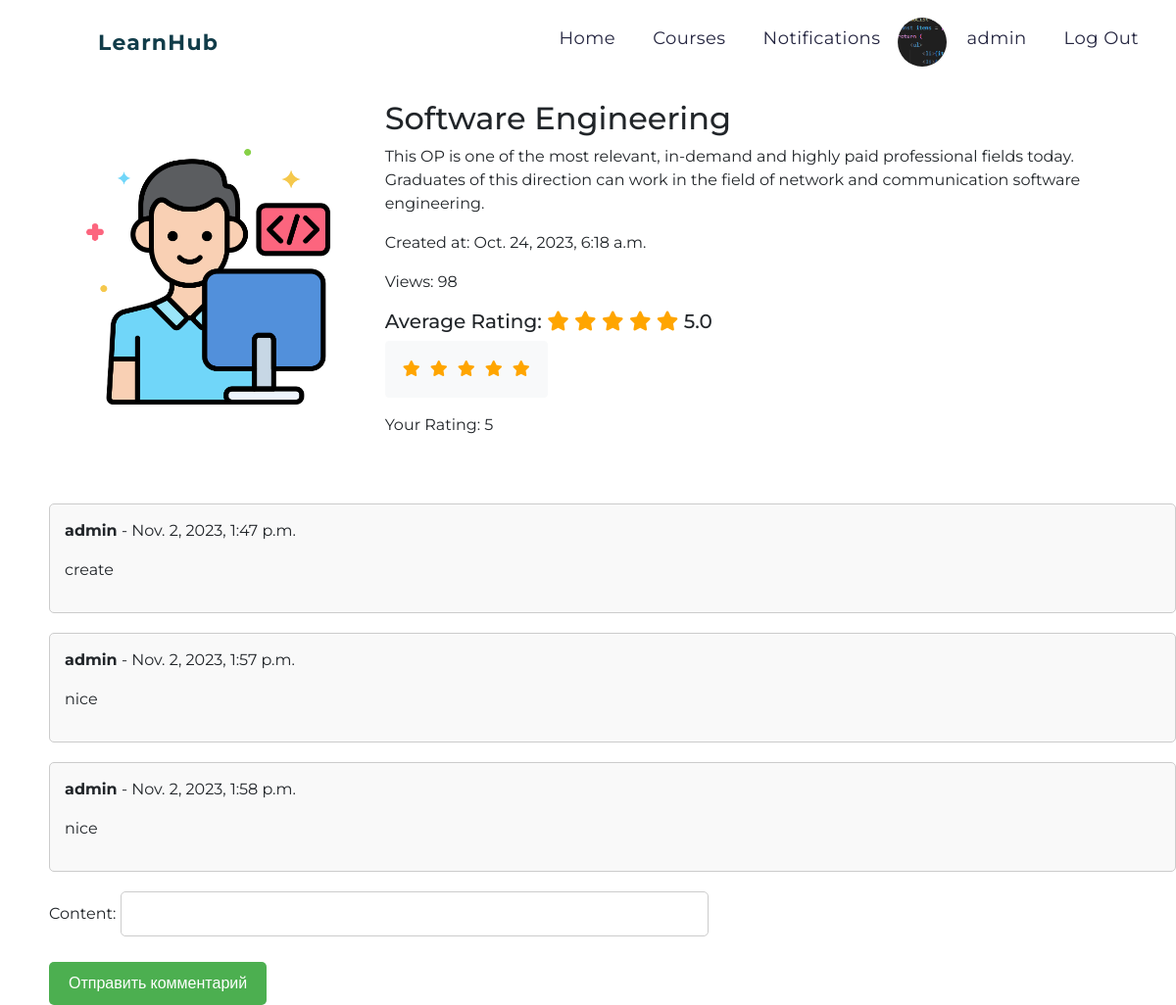
Page /project/1/ (signed in) on the committed database.
### user/models.py (models this page shows)
class Profile(models.Model):
	bio = models.CharField(max_length=255, blank=True, default='', null=False)
	owner = models.OneToOneField(User, null=True, on_delete=models.CASCADE)
	image = models.ImageField(upload_to='images/', max_length=1000, null=True)
	resume = models.FileField(upload_to='files/', max_length=1000, null=True)

### project/models.py (models this page shows, shortened)
class Blog(models.Model):
    title = models.CharField(null=False, max_length=255)
    description = models.TextField(null=False, blank=True, default='')
    image = models.ImageField(upload_to='images')
    created_at = models.DateTimeField(auto_now_add=True)
    updated_at = models.DateTimeField(auto_now=True)
    views = models.PositiveIntegerField(default=0)
    owner = models.ForeignKey(User, on_delete=models.CASCADE, null=False)
    def average_rating(self):
        ratings = Rating.objects.filter(blog=self)
        average = ratings.aggregate(Avg('rating'))['rating__avg']
        return average or 0
    def increment_views(self):
        self.views += 1
        self.save()
    class Meta:
        verbose_name = 'Blog'
        verbose_name_plural = 'Blogs'

class Rating(models.Model):
    user = models.ForeignKey(User, on_delete=models.CASCADE)
    blog = models.ForeignKey(Blog, on_delete=models.CASCADE)
    rating = models.PositiveIntegerField(default=0)

class Comment(models.Model):
    user = models.ForeignKey(User, on_delete=models.CASCADE)
    blog = models.ForeignKey(Blog, on_delete=models.CASCADE)
    parent_comment = models.ForeignKey('self', null=True, blank=True, on_delete=models.CASCADE)
    active = models.BooleanField(default=True)
    content = models.CharField(null=False, max_length=255)
    created_at = models.DateTimeField(auto_now_add=True)

### project/views.py (the view)
# urls.py: path('project/<int:pk>/', views.course_details, name='course_details'),
def course_details(request, pk):
    blogs = Blog.objects.get(pk=pk)
    blogs.increment_views()
    average_rating = blogs.average_rating()
    user_rating = None
    comments = Comment.objects.filter(blog=blogs, active=True, parent_comment=None)
    if request.user.is_authenticated:
        user_rating = Rating.objects.filter(blog=blogs, user=request.user).first()
    if request.method == 'POST':
        comment_form = CommentForm(request.POST)
        if comment_form.is_valid():
            new_comment = comment_form.save(commit=False)
            new_comment.user = request.user
            new_comment.blog = blogs
            new_comment.save()
            comment_form = CommentForm()
            return redirect('course_details', pk=pk)  # Очистить форму после успешного сохранения комментария
    else:
        comment_form = CommentForm()
    return render(request, 'project/course_details.html', {'blogs': blogs, 'average_rating': average_rating, 'user_rating': user_rating, 'comment_form': comment_form,'comments': comments})

### project/forms.py
class CommentForm(forms.ModelForm):
    class Meta:
        model = Comment
        fields = ['content',]

### project/templates/project/course_details.html (shortened to what this page needs)
{% extends 'base.html' %}
{% load static %}
{% block head%}
<link rel="stylesheet" href="https://cdn.jsdelivr.net/npm/bootstrap@4.0.0/dist/css/bootstrap.min.css">
<link rel="stylesheet" href="https://cdnjs.cloudflare.com/ajax/libs/font-awesome/6.0.0/css/all.min.css">
{% endblock%}
{% block content %}
<div style="margin-left: 50px;">
    <div class="container-1" style="padding: 2em;">
        <div class="blog-content">
            <div class="blog-image">
                <img src="{{ blogs.image.url }}" alt="{{ blogs.title }}">
            </div>
            <div class="blog-details">
                <h2 class="blog-title">{{ blogs.title }}</h2>
                <p class="blog-description">{{ blogs.description }}</p>
                <p>Created at: {{ blogs.created_at }}</p>
                <p>Views: {{ blogs.views }}</p>
                <h5 class="rating-title">Average Rating:
                    <span id="star1" class="fa fa-star {% if average_rating >= 0.5 %} checked {% endif %}"></span>
                    <span id="star2" class="fa fa-star {% if average_rating >= 1.5 %} checked {% endif %}"></span>
                    <span id="star3" class="fa fa-star {% if average_rating >= 2.5 %} checked {% endif %}"></span>
                    <span id="star4" class="fa fa-star {% if average_rating >= 3.5 %} checked {% endif %}"></span>
                    <span id="star5" class="fa fa-star {% if average_rating >= 4.5 %} checked {% endif %}"></span>
                    <span>{{ average_rating }}</span>
                </h5>
                <ul class="btn btn-light list-inline rating-list">
                    <li onmouseover="highlightStars(1)" onmouseout="resetStars('{{ user_rating.rating }}')" onclick="rate(1, '{{ blogs.id }}')">
                        <i id="fa-star" class="fa fa-star {% if user_rating and user_rating.rating > 0 %} checked {% endif %}" title="Rate 1"></i>
                    </li>
                    <li onmouseover="highlightStars(2)" onmouseout="resetStars('{{ user_rating.rating }}')" onclick="rate(2, '{{ blogs.id }}')">
                        <i id="fa-star" class="fa fa-star {% if user_rating and user_rating.rating > 1 %} checked {% endif %}" title="Rate 2"></i>
                    </li>
                    <li onmouseover="highlightStars(3)" onmouseout="resetStars('{{ user_rating.rating }}')" onclick="rate(3, '{{ blogs.id }}')">
                        <i  id="fa-star" class="fa fa-star {% if user_rating and user_rating.rating > 2 %} checked {% endif %}" title="Rate 3"></i>
                    </li>
                    <li onmouseover="highlightStars(4)" onmouseout="resetStars('{{ user_rating.rating }}')" onclick="rate(4, '{{ blogs.id }}')">
                        <i id="fa-star" class="fa fa-star {% if user_rating and user_rating.rating > 3 %} checked {% endif %}" title="Rate 4"></i>
                    </li>
                    <li onmouseover="highlightStars(5)" onmouseout="resetStars('{{ user_rating.rating }}')" onclick="rate(5, '{{ blogs.id }}')">
                        <i id="fa-star" class="fa fa-star {% if user_rating and user_rating.rating > 4 %} checked {% endif %}" title="Rate 5"></i>
                    </li>
                </ul>
                {% if user_rating %}
                    <p>Your Rating: {{ user_rating.rating }}</p>
                {% endif %}
            </div>
        </div>
    </div>
    <div class="comments">
        {% for comment in comments %}
            <div class="comment">
                <p><strong>{{ comment.user.username }}</strong> - {{ comment.created_at }}</p>
                <p>{{ comment.content }}</p>
            </div>
        {% empty %}
            <p>No comments yet.</p>
        {% endfor %}
    </div>
    <form method="post" class="comment-form">
        {{ comment_form.as_p }}
        <button type="submit">Отправить комментарий</button>
    </form>
</div>
{% endblock %}

### templates/base.html (shortened to what this page needs)
{% load static %}
<html>
    <head>
        <link href="{% static 'css/style.css' %}" rel="stylesheet" />
        <link rel="stylesheet" href="https://cdnjs.cloudflare.com/ajax/libs/font-awesome/6.0.0/css/all.min.css">
        {% block head %}
        {% endblock %}
    </head>
    <body style="position:relative;">
        <nav id="header">
          <div class="container main-menu">
              <div class="row align-items-center justify-content-between d-flex">
                  <a href="#" style="text-decoration: none;color: #113C49;font-size: 22px;font-style: normal;font-weight: 700;line-height: normal;letter-spacing: 1.28px; margin-left: 70px;" >LearnHub</a>
                  <nav id="nav-menu-container">
                      <ul class="nav-menu">
                        <li><a href="{% url 'home' %}" style="text-decoration: none;">Home</a></li>
                        <li><a href="{% url 'careers' %}" style="text-decoration: none;">Courses</a></li>
                        <li><a href="{% url 'notifications' %}" style="text-decoration: none;">Notifications
                        </a></li>
                        {% if user.is_authenticated %}
                        <li style="display: flex; justify-content: center;">
                            <div class="image-wrapper1">
                                <img src="{{ user.profile.image.url }}" >
                            </div>
                            <a href="{% url 'settings_page' %}" style="text-decoration: none;">{{ user.username }}</a>
                        </li>
                            <li><a href="{% url 'logout' %}" style="text-decoration: none;">Log Out</a></li>
                        {% endif %}
                      </ul>
                  </nav>
              </div>
          </div>
        </nav>
        {% block content %}
        {% endblock %}
    </body>
</html>

### static/css/style.css (style rules this page uses)
* { margin: 0; padding: 0; font-family: 'Montserrat', sans-serif; text-decoration: none; }
*, *::before, *::after { box-sizing: border-box; }
.align-items-center { align-items: center !important; }
.justify-content-between { justify-content: space-between !important; }
.d-flex { display: flex !important; }
article, aside, dialog, figcaption, figure, footer, header, hgroup, main, nav, section { display: block; }
.row { display: flex; flex-wrap: wrap; margin-right: -15px; margin-left: -15px; }
h1, h2, h3, h4, h5, h6 { line-height: 1.2em !important; }
.container { width: 100%; padding-right: 15px; padding-left: 15px; margin-right: auto; margin-left: auto; }
#header { padding: 0px 0px 24px 0px; position: fixed; left: 0; top: 0; right: 0; transition: all 0.5s; z-index: 997; }
.main-menu { position: absolute; margin-left: auto; margin-right: auto; left: 0; right: 0; padding: 18px 35px; -webkit-transition: all 0.3s ease 0s; -moz-transition: all 0.3s ease 0s; -o-transition: all 0.3s ease 0s; transition: all 0.3s ease 0s; }
.nav-menu, .nav-menu * { margin: 0; padding: 0; list-style: none; }
.nav-menu > li { margin-left: 10px; }
.nav-menu > li { float: left; }
.nav-menu li { position: relative; white-space: nowrap; }
.nav-menu a { color: #252641; font-size: 18px; font-style: normal; font-weight: 400; line-height: normal; letter-spacing: 0.44px; padding: 10px 8px 0px 20px; display: inline-block; outline: none; }
.container-1 { margin-top: 70px; }
.blog-content { display: flex; align-items: center; justify-content: space-between; gap: 50px; }
.blog-image img { max-width: 100%; height: auto; }
.rating-list li { float: left; color: #dddddd35; padding: 10px 5px; }
#fa-star { color: #949292; }
#fa-star.checked { color: orange; }
#star1.checked, #star2.checked, #star3.checked, #star4.checked, #star5.checked { color: orange; }
.comments { margin-top: 20px; }
.comment { margin-bottom: 20px; border: 1px solid #ccc; padding: 15px; border-radius: 5px; background-color: #f9f9f9; }
.comment-form { margin-top: 20px; }
.comment-form input[type="text"] { width: 600px; padding: 10px; margin-bottom: 10px; border: 1px solid #ccc; border-radius: 5px; }
.comment-form button { background-color: #4caf50; color: white; padding: 10px 20px; border: none; border-radius: 5px; cursor: pointer; }

### templates/base.html (style rules this page uses)
.image-wrapper1 { width: 50px; height: 50px; border-radius: 50%; overflow: hidden; }
.image-wrapper1 img { width: 100%; height: 100%; object-fit: cover; }

### rows in the picture
Blog: image (picture), title "Software Engineering", description "This OP is one of the most relevant, in-demand and highly paid professional fields today. Graduates of this direction can work in the field of network and communication software engineering.", created_at "Oct. 24, 2023, 6:18 a.m.", views "98"
Rating: rating "5"
Comment: user.username "admin", created_at "Nov. 2, 2023, 1:47 p.m.", content "create"
Comment: user.username "admin", created_at "Nov. 2, 2023, 1:57 p.m.", content "nice"
Comment: user.username "admin", created_at "Nov. 2, 2023, 1:58 p.m.", content "nice"

### other values in the picture
{{ user.username }} "admin"
{{ average_rating }} "5.0"
